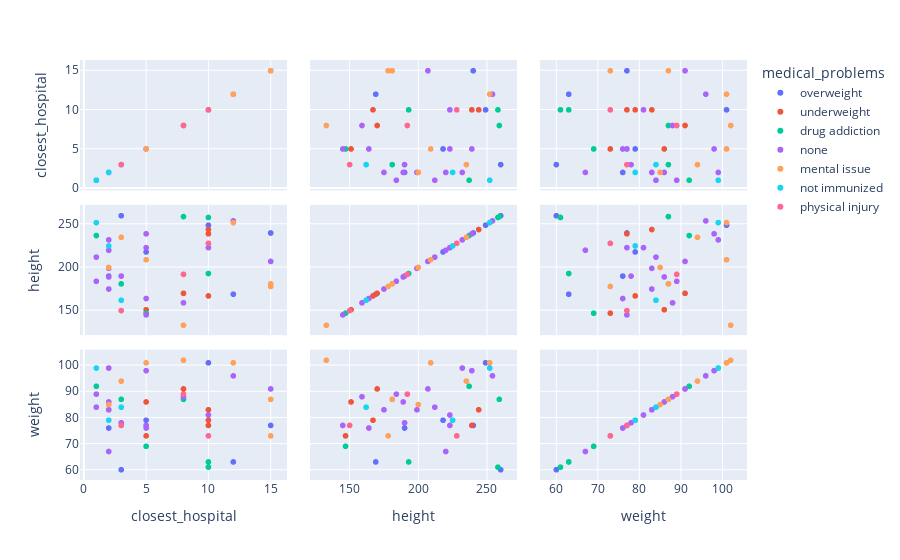

Write notebook code for a chart like this one.
### Markdown cell above
### Scatter matrix of "closest_hospital", "height" and "weight" by medical_problems

### Code cell
fig = px.scatter_matrix(patient_df,
    dimensions=["closest_hospital", "height", "weight"],
    color="medical_problems")
fig.show()

### Figure 1 — Plotly figure (JSON) as saved in the notebook; plotly's stock layout.template omitted (floating-point values rounded to 4 significant figures)
{"data": [{"dimensions": [{"axis": {"matches": true}, "label": "closest_hospital", "values": [12, 2, 5, 15, 10, 3]}, {"axis": {"matches": true}, "label": "height", "values": [169, 190, 218, 240, 249, 260]}, {"axis": {"matches": true}, "label": "weight", "values": [63, 76, 79, 77, 101, 60]}], "hovertemplate": "medical_problems=overweight<br>%{xaxis.title.text}=%{x}<br>%{yaxis.title.text}=%{y}<extra></extra>", "legendgroup": "overweight", "marker": {"color": "#636efa", "symbol": "circle"}, "name": "overweight", "showlegend": true, "type": "splom"}, {"dimensions": [{"axis": {"matches": true}, "label": "closest_hospital", "values": [10, 5, 8, 10, 5, 10]}, {"axis": {"matches": true}, "label": "height", "values": [167, 151, 170, 239, 147, 244]}, {"axis": {"matches": true}, "label": "weight", "values": [79, 86, 91, 77, 73, 83]}], "hovertemplate": "medical_problems=underweight<br>%{xaxis.title.text}=%{x}<br>%{yaxis.title.text}=%{y}<extra></extra>", "legendgroup": "underweight", "marker": {"color": "#EF553B", "symbol": "circle"}, "name": "underweight", "showlegend": true, "type": "splom"}, {"dimensions": [{"axis": {"matches": true}, "label": "closest_hospital", "values": [5, 3, 8, 10, 1, 10]}, {"axis": {"matches": true}, "label": "height", "values": [147, 181, 259, 258, 237, 193]}, {"axis": {"matches": true}, "label": "weight", "values": [69, 87, 87, 61, 92, 63]}], "hovertemplate": "medical_problems=drug addiction<br>%{xaxis.title.text}=%{x}<br>%{yaxis.title.text}=%{y}<extra></extra>", "legendgroup": "drug addiction", "marker": {"color": "#00cc96", "symbol": "circle"}, "name": "drug addiction", "showlegend": true, "type": "splom"}, {"dimensions": [{"axis": {"matches": true}, "label": "closest_hospital", "values": [15, 5, 2, 5, 2, 8, 2, 1, 5, 10, 12, 5, 3, 1, 2, 2]}, {"axis": {"matches": true}, "label": "height", "values": [207, 164, 175, 223, 189, 159, 220, 184, 145, 223, 254, 239, 190, 212, 232, 199]}, {"axis": {"matches": true}, "label": "weight", "values": [91, 76, 83, 77, 86, 88, 67, 89, 77, 81, 96, 98, 78, 84, 99, 83]}], "hovertemplate": "medical_problems=none<br>%{xaxis.title.text}=%{x}<br>%{yaxis.title.text}=%{y}<extra></extra>", "legendgroup": "none", "marker": {"color": "#ab63fa", "symbol": "circle"}, "name": "none", "showlegend": true, "type": "splom"}, {"dimensions": [{"axis": {"matches": true}, "label": "closest_hospital", "values": [15, 15, 8, 2, 5, 3, 12]}, {"axis": {"matches": true}, "label": "height", "values": [181, 178, 133, 200, 209, 235, 252]}, {"axis": {"matches": true}, "label": "weight", "values": [87, 73, 102, 85, 101, 94, 101]}], "hovertemplate": "medical_problems=mental issue<br>%{xaxis.title.text}=%{x}<br>%{yaxis.title.text}=%{y}<extra></extra>", "legendgroup": "mental issue", "marker": {"color": "#FFA15A", "symbol": "circle"}, "name": "mental issue", "showlegend": true, "type": "splom"}, {"dimensions": [{"axis": {"matches": true}, "label": "closest_hospital", "values": [3, 2, 1]}, {"axis": {"matches": true}, "label": "height", "values": [162, 225, 252]}, {"axis": {"matches": true}, "label": "weight", "values": [84, 79, 99]}], "hovertemplate": "medical_problems=not immunized<br>%{xaxis.title.text}=%{x}<br>%{yaxis.title.text}=%{y}<extra></extra>", "legendgroup": "not immunized", "marker": {"color": "#19d3f3", "symbol": "circle"}, "name": "not immunized", "showlegend": true, "type": "splom"}, {"dimensions": [{"axis": {"matches": true}, "label": "closest_hospital", "values": [10, 8, 3]}, {"axis": {"matches": true}, "label": "height", "values": [228, 192, 150]}, {"axis": {"matches": true}, "label": "weight", "values": [73, 89, 77]}], "hovertemplate": "medical_problems=physical injury<br>%{xaxis.title.text}=%{x}<br>%{yaxis.title.text}=%{y}<extra></extra>", "legendgroup": "physical injury", "marker": {"color": "#FF6692", "symbol": "circle"}, "name": "physical injury", "showlegend": true, "type": "splom"}], "layout": {"dragmode": "select", "legend": {"title": {"text": "medical_problems"}, "tracegroupgap": 0}, "margin": {"t": 60}}}
